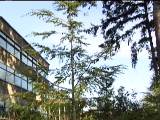
#> input picture WavingTrees/background_train/b00000.bmp, 160 x 120 px
$ python multiChannels.py
#> lines starting #> are read from the running program, lines starting #| are printed output that depends on the picture; after the words box and inside, x2 and y2 are one past the last pixel; in counts of white or black regions, pixels touching at a corner belong together
# -*- coding: utf-8 -*-
import cv2
import os
import numpy as np
import pickle
import matplotlib.pyplot as plt
import time

# 值越大，前景被当作背景的可能性也越大
# 值越小，背景被当作前景的可能性也越大
SIGMA = 30
WEIGHT = 0.05
CHANNELS = 3


# 图像GMM模型定义
class GmmModel:
    def __init__(self, sample_image):
        # 像素点个数
        self.img_size = sample_image.shape[0] * sample_image.shape[1]
        # 各像素点的模型个数 （初始化为0）
        self.model_count = np.zeros([1, self.img_size], int)
        # GMM高斯模型的个数 K （这里是固定的，有些方法可以对每个像素进行自适应模型个数K的选取）
        self.k = 4
        # 学习率 Alpha
        self.alpha = 0.005
        # SumOfWeightThreshold T
        self.t = 0.75
        # 各个模型的权重系数（初始化为0）
        self.w = np.zeros([self.k, self.img_size])
        # 各高斯模型的均值（初始化为0）
        self.u = np.zeros([self.k, self.img_size])
        # 各高斯模型的标准差（初始化为默认标准差）
        self.sigma = np.full([self.k, self.img_size], SIGMA)


# 读取图片集合，返回RGB图片
def load_data_set(path):
    image_set = []
    file_names = os.listdir(path)
    for filename in file_names:
        file_path = os.path.join(path, filename)
        img = cv2.imread(file_path)
        image_set.append(img)
    return image_set


# gmm模型初始化
def gmm_models_create():
    # 读取首张图片帧
    first_image = cv2.imread('WavingTrees/background_train/b00000.bmp')
#> first_image is the input picture: shape (120, 160, 3); mean B, G, R 146, 146.2, 136.3
    _R, _G, _B = cv2.split(first_image)
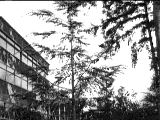
#> _R: shape (120, 160); min 0, max 255, mean 146
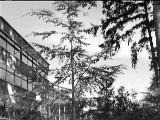
#> _B: shape (120, 160); min 0, max 255, mean 136.3
    return [GmmModel(_R), GmmModel(_G), GmmModel(_B)]


# 训练模型参数
def gmm_model_train(gmm_model, single_frame):
    # start_time = time.time()
    img_rows = single_frame.shape[0]
    img_cols = single_frame.shape[1]
    for m in range(img_rows):
        for n in range(img_cols):
            # 用于标识是否存在与像素点(m,n)匹配的分布模型
            matched = False
            for k in range(gmm_model.model_count[0, m * img_cols + n]):
                # 计算像素点与高斯分布均值的差值
                difference = abs(single_frame[m, n] - gmm_model.u[k, m * img_cols + n])
                distance = difference * difference
                # 当前像素点满足当前高斯分布
                if difference <= 2.5 * gmm_model.sigma[k, m * img_cols + n]:
                    matched = True
                    # 更新第k个高斯分布模型的参数
                    # 计算第k个高斯分布在该像素点上的概率密度
                    prob = (1 / (2 * np.pi * gmm_model.sigma[k, m * img_cols + n] ** 2) ** 0.5) * np.exp(
                        -(single_frame[m, n] - gmm_model.u[k, m * img_cols + n]) ** 2 / (
                                2 * (gmm_model.sigma[k, m * img_cols + n] ** 2)))
                    p = gmm_model.alpha * prob
                    # update weight
                    gmm_model.w[k, m * img_cols + n] = (1 - gmm_model.alpha) * gmm_model.w[
                        k, m * img_cols + n] + gmm_model.alpha
                    # update mean
                    gmm_model.u[k, m * img_cols + n] = (1 - p) * gmm_model.u[k, m * img_cols + n] + p * single_frame[
                        m, n]
                    # update standard deviation
                    if gmm_model.sigma[k, m * img_cols + n] < SIGMA / 2:
                        gmm_model.sigma[k, m * img_cols + n] = SIGMA / 2
                    else:
                        gmm_model.sigma[k, m * img_cols + n] = ((1 - p) * gmm_model.sigma[
                            k, m * img_cols + n] ** 2 + p * distance) ** 0.5
                    break
                else:
                    # 当前像素点不满足当前高斯分布
                    # 只更新weight
                    gmm_model.w[k, m * img_cols + n] = (1 - gmm_model.alpha) * gmm_model.w[k, m * img_cols + n]
                # 对k个gmm_model进行排序，便于后面高斯分布模型的替换和更新
                gmm_model_sort(gmm_model, m, n, img_cols)
            '''
            # 当前像素点未匹配到任何一个高斯分布，则需要新建一个高斯分布
            # 这里需要考虑两种情况
            # 1. 存在未初始化的高斯分布：此时可新建一个高斯分布
            # 2. k个高斯分布均已被初始化：此时替换order_weight最低的分布模型
            '''
            if not matched:
                # print('(', m, ',', n, ')', 'no matching distribution')
                # condition 1
                model_count = gmm_model.model_count[0, m * img_cols + n]
                if gmm_model.model_count[0, m * img_cols + n] < gmm_model.k:
                    # 初始化weight
                    gmm_model.w[model_count, m * img_cols + n] = WEIGHT
                    # 初始化mean
                    gmm_model.u[model_count, m * img_cols + n] = single_frame[m, n]
                    # 初始化standard deviation
                    gmm_model.sigma[model_count, m * img_cols + n] = SIGMA
                    gmm_model.model_count[0, m * img_cols + n] = model_count + 1
                # condition 2
                else:
                    # update weight
                    gmm_model.w[gmm_model.k - 1, m * img_cols + n] = WEIGHT
                    # update mean
                    gmm_model.u[gmm_model.k - 1, m * img_cols + n] = single_frame[m, n]
                    # update standard deviation
                    gmm_model.sigma[gmm_model.k - 1, m * img_cols + n] = SIGMA
            # weight归一化
            # 加上此判断条件，运行速度快了很多
            if sum(gmm_model.w[:, m * img_cols + n]) != 0:
                gmm_model.w[:, m * img_cols + n] = gmm_model.w[:, m * img_cols + n] / sum(
                    gmm_model.w[:, m * img_cols + n])
    # end_time = time.time()
    # print(end_time - start_time)


# 对指定像素点的k个gmm_model进行排序(依据：w/sigma)
def gmm_model_sort(gmm_model, m, n, img_cols):
    # 构造排序依据
    order_weight = gmm_model.w[:, m * img_cols + n] / gmm_model.sigma[:, m * img_cols + n]
    # 封装order_weight和权重
    zip_ow_weight = zip(order_weight, gmm_model.w[:, m * img_cols + n])
    # 封装order_weight和均值
    zip_ow_mean = zip(order_weight, gmm_model.u[:, m * img_cols + n])
    # 封装order_weight和标准差
    zip_ow_standard_deviation = zip(order_weight, gmm_model.sigma[:, m * img_cols + n])
    zip_ow_weight = sorted(zip_ow_weight, reverse=True)
    zip_ow_mean = sorted(zip_ow_mean, reverse=True)
    zip_ow_standard_deviation = sorted(zip_ow_standard_deviation, reverse=True)
    temp, gmm_model.w[:, m * img_cols + n] = zip(*zip_ow_weight)
    temp, gmm_model.u[:, m * img_cols + n] = zip(*zip_ow_mean)
    temp, gmm_model.sigma[:, m * img_cols + n] = zip(*zip_ow_standard_deviation)


# 借助形态学处理操作消除噪声点、连通对象
def optimize_frame(single_frame):
    kernel = cv2.getStructuringElement(cv2.MORPH_RECT, (2, 2))
    frame_parsed = cv2.morphologyEx(single_frame, cv2.MORPH_OPEN, kernel, iterations=2)
    kernel = cv2.getStructuringElement(cv2.MORPH_ERODE, (3, 3))
    frame_parsed = cv2.morphologyEx(frame_parsed, cv2.MORPH_CLOSE, kernel, iterations=2)
    return frame_parsed


# 根据训练得到的GMM模型，对输入图像进行背景剪除操作，将处理后的图像返回
def background_subtract(gmm_models, image):
    frame_channels = cv2.split(image)
    img_rows = frame_channels[0].shape[0]
    img_cols = frame_channels[0].shape[1]
    # 首先对计算得到的高斯模型进行筛选 需要满足条件sum(weight_i)>T
    for gmm_model in gmm_models:
        for pixel_index in range(img_rows * img_cols):
            weight_sum = 0
            for k in range(gmm_model.model_count[0, pixel_index]):
                weight_sum = weight_sum + gmm_model.w[k, pixel_index]
                # 如果前K个模型已经满足权重阈值，则只选择前K个模型
                if weight_sum > gmm_model.t:
                    gmm_model.model_count[0, pixel_index] = k + 1
                    break
    # 初始化处理后的图片
    frame_parsed = np.full([img_rows, img_cols], 255, np.uint8)
    for m in range(img_rows):
        for n in range(img_cols):
            hit_count = 0
            for ii in range(len(gmm_models)):
                for k in range(gmm_models[ii].model_count[0, m * img_cols + n]):
                    # 计算当前像素与高斯分布均值的差值
                    difference = abs(frame_channels[ii][m, n] - gmm_models[ii].u[k, m * img_cols + n])
                    if difference <= 2 * gmm_models[ii].sigma[k, m * img_cols + n]:
                        # 背景
                        hit_count = hit_count + 1
                        break
            # 若当前像素与三个通道均可匹配，方可视为背景，否则视为前景
            if hit_count == CHANNELS:
                frame_parsed[m, n] = 0
    return frame_parsed


# 保存GMM模型到本地

def gmm_models_save(gmm_models, path):
    with open(path, 'wb') as f:
        pickle.dump(gmm_models, f)


# 加载本地GMM模型
def gmm_models_load(path):
    with open(path, 'rb') as f:
        gmm_models = pickle.load(f)
    return gmm_models


if __name__ == '__main__':
    # 初始化三个GMM模型，分别对应于R、G、B三个通道
    models = gmm_models_create()
#> models = 3 items
    gmm_model_path = './models_learned/gmm_models_maxK={0}_alpha={1}_T={2}_sigma={3}.pkl'.format(models[0].k,
                                                                                                 models[0].alpha,
                                                                                                 models[0].t, SIGMA)
    # 如果模型已存在则直接加载
    if not os.path.exists(gmm_model_path):
        # 加载训练集
        images = load_data_set('WavingTrees/background_train/')
#> images = 1 item
        for i in range(len(images)):
            print('frame ' + str(i) + ' is training...')
            # 提取RGB三通道图像
            R, G, B = cv2.split(images[i])
            # 依次对三个通道的图像进行模型训练
            print('--->> training channel R...')
            gmm_model_train(models[0], R)
            print('--->> training channel G...')
            gmm_model_train(models[1], G)
            print('--->> training channel B...')
            gmm_model_train(models[2], B)
#> this loop made 1 pass
#> (printed output is left out)
        print('GMM Models learning process finished')
        print('saving models...')
        gmm_models_save(models, gmm_model_path)
    else:
        print('local models already exists')
    print('loading models...')
    # 加载本地模型
    models = gmm_models_load(gmm_model_path)
    images = load_data_set('WavingTrees/person_in/')
#> call 2 of load_data_set, with path = 'WavingTrees/person_in/'
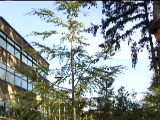
#> input picture WavingTrees/person_in/b00242.bmp, 160 x 120 px
#> in load_data_set, img is the input picture: shape (120, 160, 3); mean B, G, R 146.1, 146.1, 136.2
#> images = 3 items
    # 实时显示剪除效果
    param_str = 'maxK={0} alpha={1} T={2} SIGMA={3}'.format(models[0].k, models[0].alpha, models[0].t, SIGMA)
#> param_str = 'maxK=4 alpha=0.005 T=0.75 SIGMA=30'
    plt.ion()
    for i in range(len(images)):
        # 背景剪除后
        frame_subtracted = background_subtract(models, images[i])
        # 形态学处理优化
        frame_optimized = optimize_frame(frame_subtracted)
        plt.suptitle('(Frame {0}) RealTime Background Subtract\n\n{1}'.format(i + 1, param_str))
        plt.subplot(131)
        plt.title('origin')
        plt.imshow(images[i])
        plt.subplot(132)
        plt.title('subtracted')
        plt.imshow(frame_subtracted, cmap='gray')
        plt.subplot(133)
        plt.title('optimized')
        plt.imshow(frame_optimized, cmap='gray')
        plt.pause(0.4)
        plt.clf()
#> this loop made 3 passes
#> pass 1, `frame_subtracted = background_subtract(models, images[i])`:
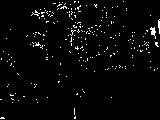
#> frame_subtracted: shape (120, 160); 2.8% white in thin lines or dots
#> pass 1, in optimize_frame, `frame_parsed = cv2.morphologyEx(single_frame, cv2.MORPH_OPEN, kernel, ..`:
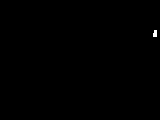
#> frame_parsed: shape (120, 160); 0.13% white; 1 white region, box (x1, y1, x2, y2) and area: (153, 30, 157, 37) 25
#> pass 2, `plt.pause(0.4)`:
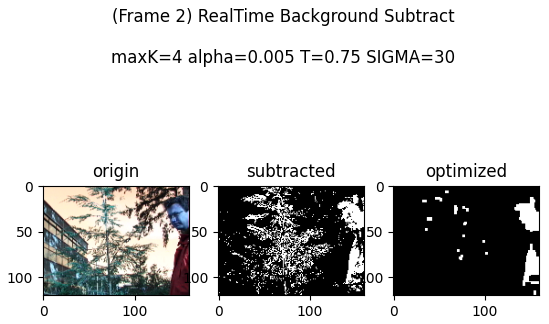
#> figure drawn by matplotlib, 3 panels; B, G, R data is drawn as R, G, B
#> after the loop:
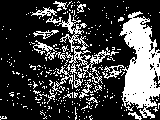
#> frame_subtracted: shape (120, 160); 26.7% white; 289 white regions (270 under 20 px), largest, box (x1, y1, x2, y2) and area: (119, 11, 160, 119) 2563, (57, 13, 119, 84) 789, (33, 40, 57, 60) 140
    plt.ioff()
    # [16 lines of commented-out code are left out]
